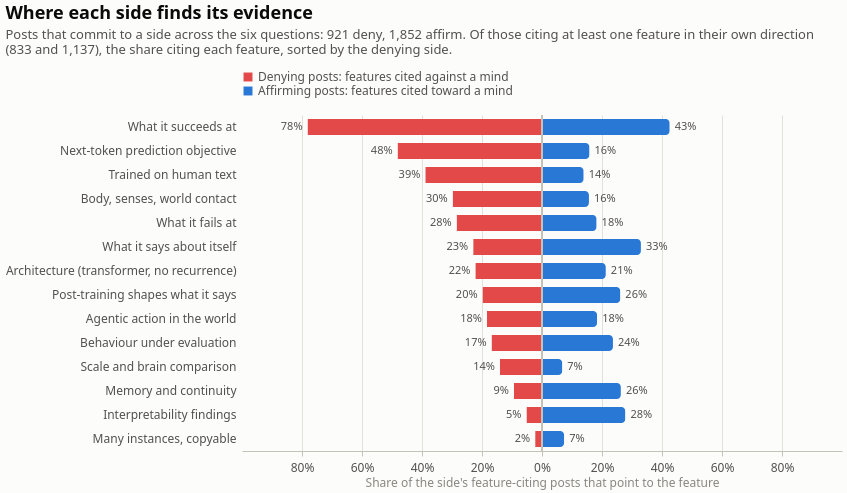

Source (Vega-Lite JSON):
### Vega-Lite specification from a JSON file in a GitHub repository (floating-point values rounded to 4 significant figures)
{"$schema": "https://vega.github.io/schema/vega-lite/v6.4.1.json", "config": {"axis": {"domainColor": "#c3c2b7", "gridColor": "#e1e0d9", "gridWidth": 1, "labelColor": "#52514e", "labelFont": "system-ui, -apple-system, 'Segoe UI', sans-serif", "labelFontSize": 12, "labelPadding": 6, "tickColor": "#c3c2b7", "titleColor": "#898781", "titleFont": "system-ui, -apple-system, 'Segoe UI', sans-serif", "titleFontSize": 12, "titleFontWeight": 400}, "axisX": {"grid": false}, "axisY": {"domain": false, "ticks": false}, "background": "#fcfcfb", "bar": {"cornerRadiusEnd": 4}, "font": "system-ui, -apple-system, 'Segoe UI', sans-serif", "header": {"labelColor": "#0b0b0b", "labelFont": "system-ui, -apple-system, 'Segoe UI', sans-serif", "labelFontSize": 13, "labelFontWeight": 600, "titleColor": "#898781", "titleFont": "system-ui, -apple-system, 'Segoe UI', sans-serif"}, "legend": {"direction": "horizontal", "labelColor": "#52514e", "labelFont": "system-ui, -apple-system, 'Segoe UI', sans-serif", "labelFontSize": 12, "orient": "top", "symbolSize": 80, "symbolType": "square", "titleColor": "#898781", "titleFont": "system-ui, -apple-system, 'Segoe UI', sans-serif", "titleFontSize": 12, "titleOrient": "left"}, "line": {"strokeCap": "round", "strokeJoin": "round", "strokeWidth": 2}, "point": {"filled": true, "size": 64}, "range": {"category": ["#2a78d6", "#eb6834", "#1baf7a", "#eda100", "#e87ba4", "#008300", "#4a3aa7", "#e34948"]}, "text": {"color": "#52514e", "font": "system-ui, -apple-system, 'Segoe UI', sans-serif", "fontSize": 12}, "title": {"anchor": "start", "color": "#0b0b0b", "font": "system-ui, -apple-system, 'Segoe UI', sans-serif", "fontSize": 18, "fontWeight": 600, "offset": 14, "subtitleColor": "#52514e", "subtitleFontSize": 13, "subtitlePadding": 6}, "view": {"stroke": null}}, "data": {"name": "data-0273223365f2c745562c59d5d053a600"}, "datasets": {"data-0273223365f2c745562c59d5d053a600": [{"count": 401, "feature": "Next-token prediction objective", "n": 833, "share": 0.4814, "side": "deny", "x": -0.4814}, {"count": 185, "feature": "Architecture (transformer, no recurrence)", "n": 833, "share": 0.2221, "side": "deny", "x": -0.2221}, {"count": 324, "feature": "Trained on human text", "n": 833, "share": 0.389, "side": "deny", "x": -0.389}, {"count": 165, "feature": "Post-training shapes what it says", "n": 833, "share": 0.1981, "side": "deny", "x": -0.1981}, {"count": 78, "feature": "Memory and continuity", "n": 833, "share": 0.09364, "side": "deny", "x": -0.09364}, {"count": 248, "feature": "Body, senses, world contact", "n": 833, "share": 0.2977, "side": "deny", "x": -0.2977}, {"count": 19, "feature": "Many instances, copyable", "n": 833, "share": 0.02281, "side": "deny", "x": -0.02281}, {"count": 191, "feature": "What it says about itself", "n": 833, "share": 0.2293, "side": "deny", "x": -0.2293}, {"count": 43, "feature": "Interpretability findings", "n": 833, "share": 0.05162, "side": "deny", "x": -0.05162}, {"count": 140, "feature": "Behaviour under evaluation", "n": 833, "share": 0.1681, "side": "deny", "x": -0.1681}, {"count": 153, "feature": "Agentic action in the world", "n": 833, "share": 0.1837, "side": "deny", "x": -0.1837}, {"count": 651, "feature": "What it succeeds at", "n": 833, "share": 0.7815, "side": "deny", "x": -0.7815}, {"count": 237, "feature": "What it fails at", "n": 833, "share": 0.2845, "side": "deny", "x": -0.2845}, {"count": 117, "feature": "Scale and brain comparison", "n": 833, "share": 0.1405, "side": "deny", "x": -0.1405}, {"count": 180, "feature": "Next-token prediction objective", "n": 1137, "share": 0.1583, "side": "affirm", "x": 0.1583}, {"count": 242, "feature": "Architecture (transformer, no recurrence)", "n": 1137, "share": 0.2128, "side": "affirm", "x": 0.2128}, {"count": 158, "feature": "Trained on human text", "n": 1137, "share": 0.139, "side": "affirm", "x": 0.139}, {"count": 297, "feature": "Post-training shapes what it says", "n": 1137, "share": 0.2612, "side": "affirm", "x": 0.2612}, {"count": 299, "feature": "Memory and continuity", "n": 1137, "share": 0.263, "side": "affirm", "x": 0.263}, {"count": 178, "feature": "Body, senses, world contact", "n": 1137, "share": 0.1566, "side": "affirm", "x": 0.1566}, {"count": 84, "feature": "Many instances, copyable", "n": 1137, "share": 0.07388, "side": "affirm", "x": 0.07388}, {"count": 375, "feature": "What it says about itself", "n": 1137, "share": 0.3298, "side": "affirm", "x": 0.3298}, {"count": 316, "feature": "Interpretability findings", "n": 1137, "share": 0.2779, "side": "affirm", "x": 0.2779}, {"count": 269, "feature": "Behaviour under evaluation", "n": 1137, "share": 0.2366, "side": "affirm", "x": 0.2366}, {"count": 209, "feature": "Agentic action in the world", "n": 1137, "share": 0.1838, "side": "affirm", "x": 0.1838}, {"count": 484, "feature": "What it succeeds at", "n": 1137, "share": 0.4257, "side": "affirm", "x": 0.4257}, {"count": 207, "feature": "What it fails at", "n": 1137, "share": 0.1821, "side": "affirm", "x": 0.1821}, {"count": 77, "feature": "Scale and brain comparison", "n": 1137, "share": 0.06772, "side": "affirm", "x": 0.06772}]}, "height": 336, "layer": [{"encoding": {"color": {"field": "side", "legend": {"direction": "vertical", "labelExpr": "{\"deny\": \"Denying posts: features cited against a mind\", \"affirm\": \"Affirming posts: features cited toward a mind\"}[datum.label]", "labelLimit": 400, "orient": "top", "title": null}, "scale": {"domain": ["deny", "affirm"], "range": ["#e34948", "#2a78d6"]}, "type": "nominal"}, "tooltip": [{"field": "feature", "title": "Feature", "type": "nominal"}, {"field": "side", "title": "Side", "type": "nominal"}, {"field": "count", "title": "Posts", "type": "quantitative"}, {"field": "share", "format": ".0%", "title": "Share", "type": "quantitative"}, {"field": "n", "title": "Posts on the side citing a feature", "type": "quantitative"}], "x": {"axis": {"format": "%", "grid": true, "labelExpr": "format(abs(datum.value), '.0%')", "values": [-0.8, -0.6, -0.4, -0.2, 0, 0.2, 0.4, 0.6, 0.8]}, "field": "x", "scale": {"domain": [-0.9, 0.9]}, "title": "Share of the side's feature-citing posts that point to the feature", "type": "quantitative"}, "y": {"axis": {"labelLimit": 260}, "field": "feature", "sort": ["What it succeeds at", "Next-token prediction objective", "Trained on human text", "Body, senses, world contact", "What it fails at", "What it says about itself", "Architecture (transformer, no recurrence)", "Post-training shapes what it says", "Agentic action in the world", "Behaviour under evaluation", "Scale and brain comparison", "Memory and continuity", "Interpretability findings", "Many instances, copyable"], "title": null, "type": "nominal"}}, "mark": {"height": 16, "type": "bar"}}, {"encoding": {"x": {"datum": 0}}, "mark": {"color": "#c3c2b7", "strokeWidth": 1, "type": "rule"}}, {"encoding": {"text": {"field": "share", "format": ".0%", "type": "quantitative"}, "x": {"field": "x", "type": "quantitative"}, "y": {"field": "feature", "sort": ["What it succeeds at", "Next-token prediction objective", "Trained on human text", "Body, senses, world contact", "What it fails at", "What it says about itself", "Architecture (transformer, no recurrence)", "Post-training shapes what it says", "Agentic action in the world", "Behaviour under evaluation", "Scale and brain comparison", "Memory and continuity", "Interpretability findings", "Many instances, copyable"], "type": "nominal"}}, "mark": {"align": "right", "color": "#52514e", "dx": -5, "fontSize": 11, "type": "text"}, "transform": [{"filter": "(datum.side === 'deny')"}]}, {"encoding": {"text": {"field": "share", "format": ".0%", "type": "quantitative"}, "x": {"field": "x", "type": "quantitative"}, "y": {"field": "feature", "sort": ["What it succeeds at", "Next-token prediction objective", "Trained on human text", "Body, senses, world contact", "What it fails at", "What it says about itself", "Architecture (transformer, no recurrence)", "Post-training shapes what it says", "Agentic action in the world", "Behaviour under evaluation", "Scale and brain comparison", "Memory and continuity", "Interpretability findings", "Many instances, copyable"], "type": "nominal"}}, "mark": {"align": "left", "color": "#52514e", "dx": 5, "fontSize": 11, "type": "text"}, "transform": [{"filter": "(datum.side === 'affirm')"}]}], "title": {"subtitle": ["Posts that commit to a side across the six questions: 921 deny, 1,852 affirm. Of those citing at least one feature in their own direction", "(833 and 1,137), the share citing each feature, sorted by the denying side."], "text": "Where each side finds its evidence"}, "width": 600}
